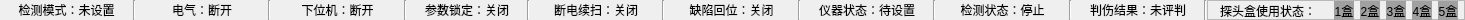
<?xml version="1.0" encoding="UTF-8"?>
<ui version="4.0">
 <class>PanelStatusFrame</class>
 <widget class="QFrame" name="PanelStatusFrame">
  <property name="geometry">
   <rect>
    <x>0</x>
    <y>0</y>
    <width>1465</width>
    <height>20</height>
   </rect>
  </property>
  <property name="minimumSize">
   <size>
    <width>0</width>
    <height>20</height>
   </size>
  </property>
  <property name="maximumSize">
   <size>
    <width>16777215</width>
    <height>20</height>
   </size>
  </property>
  <property name="windowTitle">
   <string>Frame</string>
  </property>
  <property name="frameShape">
   <enum>QFrame::NoFrame</enum>
  </property>
  <property name="frameShadow">
   <enum>QFrame::Plain</enum>
  </property>
  <property name="lineWidth">
   <number>1</number>
  </property>
  <layout class="QGridLayout" name="gridLayout_2">
   <property name="leftMargin">
    <number>0</number>
   </property>
   <property name="topMargin">
    <number>0</number>
   </property>
   <property name="rightMargin">
    <number>0</number>
   </property>
   <property name="bottomMargin">
    <number>0</number>
   </property>
   <property name="spacing">
    <number>0</number>
   </property>
   <item row="0" column="26">
    <widget class="QFrame" name="frame">
     <property name="minimumSize">
      <size>
       <width>240</width>
       <height>20</height>
      </size>
     </property>
     <property name="maximumSize">
      <size>
       <width>16777215</width>
       <height>20</height>
      </size>
     </property>
     <property name="frameShape">
      <enum>QFrame::StyledPanel</enum>
     </property>
     <property name="frameShadow">
      <enum>QFrame::Raised</enum>
     </property>
     <layout class="QGridLayout" name="gridLayout">
      <property name="leftMargin">
       <number>0</number>
      </property>
      <property name="topMargin">
       <number>0</number>
      </property>
      <property name="rightMargin">
       <number>6</number>
      </property>
      <property name="bottomMargin">
       <number>0</number>
      </property>
      <property name="horizontalSpacing">
       <number>6</number>
      </property>
      <property name="verticalSpacing">
       <number>0</number>
      </property>
      <item row="0" column="4">
       <widget class="QLabel" name="labelProbeBox_4">
        <property name="sizePolicy">
         <sizepolicy hsizetype="Fixed" vsizetype="Fixed">
          <horstretch>0</horstretch>
          <verstretch>0</verstretch>
         </sizepolicy>
        </property>
        <property name="minimumSize">
         <size>
          <width>20</width>
          <height>20</height>
         </size>
        </property>
        <property name="maximumSize">
         <size>
          <width>20</width>
          <height>20</height>
         </size>
        </property>
        <property name="styleSheet">
         <string notr="true">background-color: rgb(160, 160, 160);</string>
        </property>
        <property name="text">
         <string>4盒</string>
        </property>
        <property name="alignment">
         <set>Qt::AlignCenter</set>
        </property>
       </widget>
      </item>
      <item row="0" column="5">
       <widget class="QLabel" name="labelProbeBox_5">
        <property name="sizePolicy">
         <sizepolicy hsizetype="Fixed" vsizetype="Fixed">
          <horstretch>0</horstretch>
          <verstretch>0</verstretch>
         </sizepolicy>
        </property>
        <property name="minimumSize">
         <size>
          <width>20</width>
          <height>20</height>
         </size>
        </property>
        <property name="maximumSize">
         <size>
          <width>20</width>
          <height>20</height>
         </size>
        </property>
        <property name="styleSheet">
         <string notr="true">background-color: rgb(160, 160, 160);</string>
        </property>
        <property name="text">
         <string>5盒</string>
        </property>
        <property name="alignment">
         <set>Qt::AlignCenter</set>
        </property>
       </widget>
      </item>
      <item row="0" column="3">
       <widget class="QLabel" name="labelProbeBox_3">
        <property name="sizePolicy">
         <sizepolicy hsizetype="Fixed" vsizetype="Fixed">
          <horstretch>0</horstretch>
          <verstretch>0</verstretch>
         </sizepolicy>
        </property>
        <property name="minimumSize">
         <size>
          <width>20</width>
          <height>20</height>
         </size>
        </property>
        <property name="maximumSize">
         <size>
          <width>20</width>
          <height>20</height>
         </size>
        </property>
        <property name="styleSheet">
         <string notr="true">background-color: rgb(160, 160, 160);</string>
        </property>
        <property name="text">
         <string>3盒</string>
        </property>
        <property name="alignment">
         <set>Qt::AlignCenter</set>
        </property>
       </widget>
      </item>
      <item row="0" column="1">
       <widget class="QLabel" name="labelProbeBox_1">
        <property name="sizePolicy">
         <sizepolicy hsizetype="Fixed" vsizetype="Fixed">
          <horstretch>0</horstretch>
          <verstretch>0</verstretch>
         </sizepolicy>
        </property>
        <property name="minimumSize">
         <size>
          <width>20</width>
          <height>20</height>
         </size>
        </property>
        <property name="maximumSize">
         <size>
          <width>20</width>
          <height>20</height>
         </size>
        </property>
        <property name="styleSheet">
         <string notr="true">background-color: rgb(160, 160, 160);</string>
        </property>
        <property name="text">
         <string>1盒</string>
        </property>
        <property name="alignment">
         <set>Qt::AlignCenter</set>
        </property>
       </widget>
      </item>
      <item row="0" column="2">
       <widget class="QLabel" name="labelProbeBox_2">
        <property name="sizePolicy">
         <sizepolicy hsizetype="Fixed" vsizetype="Fixed">
          <horstretch>0</horstretch>
          <verstretch>0</verstretch>
         </sizepolicy>
        </property>
        <property name="minimumSize">
         <size>
          <width>20</width>
          <height>20</height>
         </size>
        </property>
        <property name="maximumSize">
         <size>
          <width>20</width>
          <height>20</height>
         </size>
        </property>
        <property name="styleSheet">
         <string notr="true">background-color: rgb(160, 160, 160);</string>
        </property>
        <property name="text">
         <string>2盒</string>
        </property>
        <property name="alignment">
         <set>Qt::AlignCenter</set>
        </property>
       </widget>
      </item>
      <item row="0" column="0">
       <widget class="QLabel" name="labelProbeBoxStatus">
        <property name="sizePolicy">
         <sizepolicy hsizetype="Preferred" vsizetype="Fixed">
          <horstretch>0</horstretch>
          <verstretch>0</verstretch>
         </sizepolicy>
        </property>
        <property name="minimumSize">
         <size>
          <width>120</width>
          <height>20</height>
         </size>
        </property>
        <property name="maximumSize">
         <size>
          <width>90</width>
          <height>20</height>
         </size>
        </property>
        <property name="text">
         <string>探头盒使用状态：</string>
        </property>
        <property name="alignment">
         <set>Qt::AlignCenter</set>
        </property>
       </widget>
      </item>
     </layout>
    </widget>
   </item>
   <item row="0" column="12">
    <widget class="QLabel" name="labelParamLock">
     <property name="sizePolicy">
      <sizepolicy hsizetype="Preferred" vsizetype="Fixed">
       <horstretch>0</horstretch>
       <verstretch>0</verstretch>
      </sizepolicy>
     </property>
     <property name="minimumSize">
      <size>
       <width>120</width>
       <height>20</height>
      </size>
     </property>
     <property name="maximumSize">
      <size>
       <width>90</width>
       <height>20</height>
      </size>
     </property>
     <property name="text">
      <string>参数锁定：关闭</string>
     </property>
     <property name="alignment">
      <set>Qt::AlignCenter</set>
     </property>
    </widget>
   </item>
   <item row="0" column="14">
    <widget class="QLabel" name="labelkeepTesting">
     <property name="sizePolicy">
      <sizepolicy hsizetype="Preferred" vsizetype="Fixed">
       <horstretch>0</horstretch>
       <verstretch>0</verstretch>
      </sizepolicy>
     </property>
     <property name="minimumSize">
      <size>
       <width>120</width>
       <height>20</height>
      </size>
     </property>
     <property name="maximumSize">
      <size>
       <width>16777215</width>
       <height>20</height>
      </size>
     </property>
     <property name="text">
      <string>断电续扫：关闭</string>
     </property>
     <property name="alignment">
      <set>Qt::AlignCenter</set>
     </property>
    </widget>
   </item>
   <item row="0" column="0">
    <widget class="QLabel" name="labelTestMode">
     <property name="sizePolicy">
      <sizepolicy hsizetype="Preferred" vsizetype="Fixed">
       <horstretch>0</horstretch>
       <verstretch>0</verstretch>
      </sizepolicy>
     </property>
     <property name="minimumSize">
      <size>
       <width>120</width>
       <height>20</height>
      </size>
     </property>
     <property name="maximumSize">
      <size>
       <width>16777215</width>
       <height>20</height>
      </size>
     </property>
     <property name="text">
      <string>检测模式：未设置</string>
     </property>
     <property name="alignment">
      <set>Qt::AlignCenter</set>
     </property>
    </widget>
   </item>
   <item row="0" column="4">
    <widget class="QLabel" name="labelPLX">
     <property name="sizePolicy">
      <sizepolicy hsizetype="Preferred" vsizetype="Fixed">
       <horstretch>0</horstretch>
       <verstretch>0</verstretch>
      </sizepolicy>
     </property>
     <property name="minimumSize">
      <size>
       <width>120</width>
       <height>20</height>
      </size>
     </property>
     <property name="maximumSize">
      <size>
       <width>16777215</width>
       <height>20</height>
      </size>
     </property>
     <property name="text">
      <string>下位机：断开</string>
     </property>
     <property name="alignment">
      <set>Qt::AlignCenter</set>
     </property>
    </widget>
   </item>
   <item row="0" column="1">
    <widget class="Line" name="line_5">
     <property name="minimumSize">
      <size>
       <width>3</width>
       <height>20</height>
      </size>
     </property>
     <property name="maximumSize">
      <size>
       <width>3</width>
       <height>20</height>
      </size>
     </property>
     <property name="orientation">
      <enum>Qt::Vertical</enum>
     </property>
    </widget>
   </item>
   <item row="0" column="3">
    <widget class="Line" name="line_8">
     <property name="minimumSize">
      <size>
       <width>3</width>
       <height>20</height>
      </size>
     </property>
     <property name="maximumSize">
      <size>
       <width>3</width>
       <height>20</height>
      </size>
     </property>
     <property name="orientation">
      <enum>Qt::Vertical</enum>
     </property>
    </widget>
   </item>
   <item row="0" column="9">
    <widget class="Line" name="line">
     <property name="minimumSize">
      <size>
       <width>3</width>
       <height>20</height>
      </size>
     </property>
     <property name="maximumSize">
      <size>
       <width>3</width>
       <height>20</height>
      </size>
     </property>
     <property name="orientation">
      <enum>Qt::Vertical</enum>
     </property>
    </widget>
   </item>
   <item row="0" column="2">
    <widget class="QLabel" name="labelPLC">
     <property name="sizePolicy">
      <sizepolicy hsizetype="Preferred" vsizetype="Fixed">
       <horstretch>0</horstretch>
       <verstretch>0</verstretch>
      </sizepolicy>
     </property>
     <property name="minimumSize">
      <size>
       <width>120</width>
       <height>20</height>
      </size>
     </property>
     <property name="maximumSize">
      <size>
       <width>16777215</width>
       <height>20</height>
      </size>
     </property>
     <property name="styleSheet">
      <string notr="true"/>
     </property>
     <property name="text">
      <string>电气：断开</string>
     </property>
     <property name="alignment">
      <set>Qt::AlignCenter</set>
     </property>
    </widget>
   </item>
   <item row="0" column="13">
    <widget class="Line" name="line_3">
     <property name="minimumSize">
      <size>
       <width>3</width>
       <height>20</height>
      </size>
     </property>
     <property name="maximumSize">
      <size>
       <width>3</width>
       <height>20</height>
      </size>
     </property>
     <property name="orientation">
      <enum>Qt::Vertical</enum>
     </property>
    </widget>
   </item>
   <item row="0" column="24">
    <widget class="QLabel" name="labelResult">
     <property name="sizePolicy">
      <sizepolicy hsizetype="Preferred" vsizetype="Fixed">
       <horstretch>0</horstretch>
       <verstretch>0</verstretch>
      </sizepolicy>
     </property>
     <property name="minimumSize">
      <size>
       <width>120</width>
       <height>20</height>
      </size>
     </property>
     <property name="maximumSize">
      <size>
       <width>16777215</width>
       <height>20</height>
      </size>
     </property>
     <property name="styleSheet">
      <string notr="true"/>
     </property>
     <property name="text">
      <string>判伤结果：未评判</string>
     </property>
     <property name="alignment">
      <set>Qt::AlignCenter</set>
     </property>
    </widget>
   </item>
   <item row="0" column="17">
    <widget class="Line" name="line_2">
     <property name="minimumSize">
      <size>
       <width>3</width>
       <height>20</height>
      </size>
     </property>
     <property name="maximumSize">
      <size>
       <width>3</width>
       <height>20</height>
      </size>
     </property>
     <property name="orientation">
      <enum>Qt::Vertical</enum>
     </property>
    </widget>
   </item>
   <item row="0" column="21">
    <widget class="Line" name="line_9">
     <property name="minimumSize">
      <size>
       <width>3</width>
       <height>20</height>
      </size>
     </property>
     <property name="maximumSize">
      <size>
       <width>3</width>
       <height>20</height>
      </size>
     </property>
     <property name="orientation">
      <enum>Qt::Vertical</enum>
     </property>
    </widget>
   </item>
   <item row="0" column="18">
    <widget class="QLabel" name="labelInstrumentReady">
     <property name="sizePolicy">
      <sizepolicy hsizetype="Preferred" vsizetype="Fixed">
       <horstretch>0</horstretch>
       <verstretch>0</verstretch>
      </sizepolicy>
     </property>
     <property name="minimumSize">
      <size>
       <width>120</width>
       <height>20</height>
      </size>
     </property>
     <property name="maximumSize">
      <size>
       <width>16777215</width>
       <height>20</height>
      </size>
     </property>
     <property name="styleSheet">
      <string notr="true"/>
     </property>
     <property name="text">
      <string>仪器状态：待设置</string>
     </property>
     <property name="alignment">
      <set>Qt::AlignCenter</set>
     </property>
    </widget>
   </item>
   <item row="0" column="16">
    <widget class="QLabel" name="labelReturn">
     <property name="sizePolicy">
      <sizepolicy hsizetype="Preferred" vsizetype="Fixed">
       <horstretch>0</horstretch>
       <verstretch>0</verstretch>
      </sizepolicy>
     </property>
     <property name="minimumSize">
      <size>
       <width>120</width>
       <height>20</height>
      </size>
     </property>
     <property name="maximumSize">
      <size>
       <width>16777215</width>
       <height>20</height>
      </size>
     </property>
     <property name="text">
      <string>缺陷回位：关闭</string>
     </property>
     <property name="alignment">
      <set>Qt::AlignCenter</set>
     </property>
    </widget>
   </item>
   <item row="0" column="23">
    <widget class="Line" name="line_6">
     <property name="minimumSize">
      <size>
       <width>3</width>
       <height>20</height>
      </size>
     </property>
     <property name="maximumSize">
      <size>
       <width>3</width>
       <height>20</height>
      </size>
     </property>
     <property name="orientation">
      <enum>Qt::Vertical</enum>
     </property>
    </widget>
   </item>
   <item row="0" column="15">
    <widget class="Line" name="line_4">
     <property name="minimumSize">
      <size>
       <width>3</width>
       <height>20</height>
      </size>
     </property>
     <property name="maximumSize">
      <size>
       <width>3</width>
       <height>20</height>
      </size>
     </property>
     <property name="orientation">
      <enum>Qt::Vertical</enum>
     </property>
    </widget>
   </item>
   <item row="0" column="22">
    <widget class="QLabel" name="labelStartFlag">
     <property name="sizePolicy">
      <sizepolicy hsizetype="Preferred" vsizetype="Fixed">
       <horstretch>0</horstretch>
       <verstretch>0</verstretch>
      </sizepolicy>
     </property>
     <property name="minimumSize">
      <size>
       <width>120</width>
       <height>20</height>
      </size>
     </property>
     <property name="maximumSize">
      <size>
       <width>16777215</width>
       <height>20</height>
      </size>
     </property>
     <property name="text">
      <string>检测状态：停止</string>
     </property>
     <property name="alignment">
      <set>Qt::AlignCenter</set>
     </property>
    </widget>
   </item>
   <item row="0" column="25">
    <widget class="Line" name="line_7">
     <property name="minimumSize">
      <size>
       <width>3</width>
       <height>20</height>
      </size>
     </property>
     <property name="maximumSize">
      <size>
       <width>3</width>
       <height>20</height>
      </size>
     </property>
     <property name="orientation">
      <enum>Qt::Vertical</enum>
     </property>
    </widget>
   </item>
  </layout>
  <zorder>frame</zorder>
  <zorder>labelStartFlag</zorder>
  <zorder>line_6</zorder>
  <zorder>labelInstrumentReady</zorder>
  <zorder>line_5</zorder>
  <zorder>line_3</zorder>
  <zorder>line_4</zorder>
  <zorder>labelParamLock</zorder>
  <zorder>labelTestMode</zorder>
  <zorder>line</zorder>
  <zorder>line_8</zorder>
  <zorder>labelReturn</zorder>
  <zorder>labelkeepTesting</zorder>
  <zorder>labelPLC</zorder>
  <zorder>labelPLX</zorder>
  <zorder>labelResult</zorder>
  <zorder>line_9</zorder>
  <zorder>line_7</zorder>
  <zorder>line_2</zorder>
  <zorder>labelProbeBoxStatus</zorder>
 </widget>
 <resources/>
 <connections/>
</ui>
